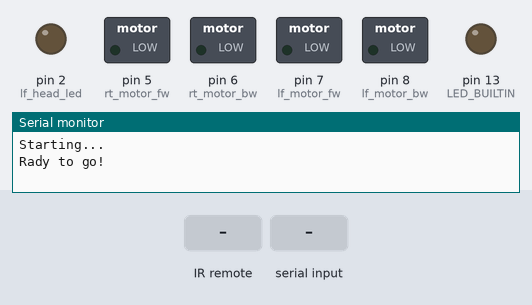
This sketch was run on a simulated Arduino Uno, built with avr-gcc and run on an emulated ATmega328P. Shown: switched loads named in the sketch (green lamp = pin HIGH), output pins drawn as LEDs (lit = HIGH), the last lines printed to the serial monitor. The inputs (shaded band) are chosen by the test bench.

Above: at 1.2 s.
1.3 s: infrared code 0x00FD8877 received
At 1.7 s:
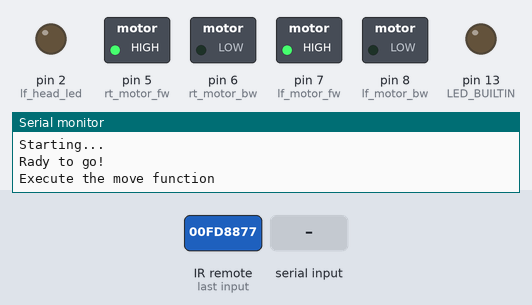
2.8 s: infrared code 0x00FD28D7 received
At 4.0 s:
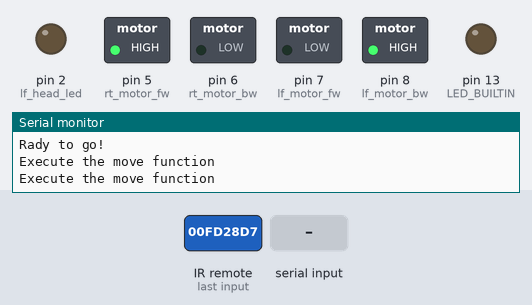
4.3 s: infrared code 0x00FD6897 received
At 5.2 s:
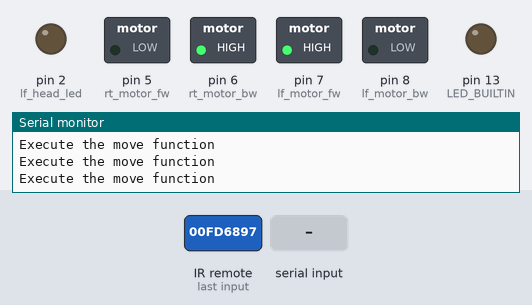
5.8 s: infrared code 0x00FD9867 received
At 6.4 s:
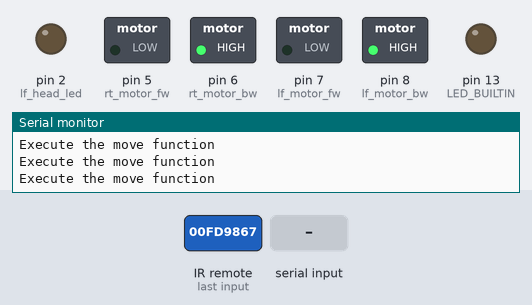
7.3 s: "#" received over Serial
At 8.7 s:
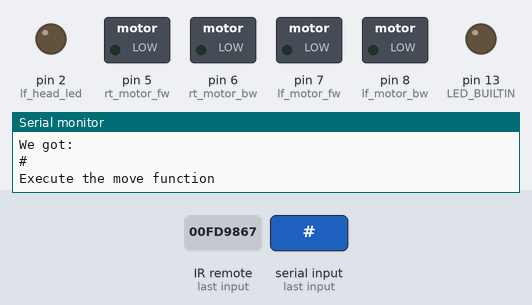
Timing chart, 0 to 9.8 s (numbered marks = the images above; inputs shaded):
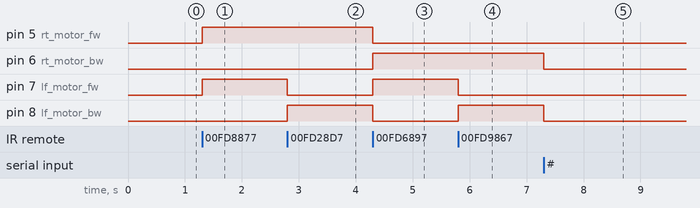

The sketch:

et.ino
```cpp
//
//  The 2WD robot ET.
//  Control via IR and serial port.
//
//===============================================
// Play melody on the buzz
//#include "pitches.h"
#include "songs.h"
// Include IR module from DLLs on PS. Afer import in the code.
#include <IRremote.h>


// IR remote control, get and store results
const int RECV_PIN = 0;

// BUZZER port
const int BUZZER = 1;

// Led light
// Head lights
const int lf_head_led = 2;
const int rt_head_led = 3;

// Motor ports
// After testing, we fount that speed is not relevant. To slow.
// We will always use 1 on the EN
//const int lf_motor_en = 10;
//const int rt_motor_en = 5;

const int lf_motor_fw = 7;
const int lf_motor_bw = 8;
const int rt_motor_fw = 5;
const int rt_motor_bw = 6;

// Ultrasonic ports
//int trig = A0;
//int echo = A1;

// IR sensors, left and right
// const int lf_ir = A5;
// const int rt_ir = A4;

// ===============================================
// Logical golbal variables

// Robot movement
// Current robot speed (left and right)
int LEFT = 0;
int RIGHT = 0;

// Delta robot sppeed (update)
int  dLEFT = 0;
int  dRIGHT = 0;

// A Serial String to hold incoming data
String SERIAL_STRING = "";
// whether the string is complete
bool B_SERIAL_STRING = false;

// Using interlal timer (avoid delay usage)
unsigned long P_MILLIS = 0;

// Melody notes
int notes = 0;
bool MELODY_PlAY = false;
// ===============================================
// IR init on the global level
IRrecv IrReceiver(RECV_PIN);

// ===============================================
// Main move function.
void move(int left, int right){
  // left and right are -9 .. +9
  // calculate it with map from 0..9 to 100..255
  // Check values for the left side
  if(left == 0){
    // left side is stop
    //digitalWrite(lf_motor_en, LOW);
    digitalWrite(lf_motor_fw, LOW);
    digitalWrite(lf_motor_bw, LOW);
    //digitalWrite(lf_led_pair, LOW);
  } else if (left > 0){
    // moving forward on the left side
    digitalWrite(lf_motor_fw, HIGH);
    digitalWrite(lf_motor_bw, LOW);
    //calculate speed forward
    //analogWrite(lf_motor_en, map(left, 1, 9, 100, 255));
    //digitalWrite(lf_led_pair, HIGH);
  } else {
    digitalWrite(lf_motor_fw, LOW);
    digitalWrite(lf_motor_bw, HIGH);
    //calculate speed forward
    //analogWrite(lf_motor_en, map((-1 * left), 1, 9, 100, 255));
    //digitalWrite(lf_led_pair, HIGH);
  }
  // Check values for the right side
  if(right == 0){
    //Left side is stop
    //digitalWrite(rt_motor_en, LOW);
    digitalWrite(rt_motor_fw, LOW);
    digitalWrite(rt_motor_bw, LOW);
    //digitalWrite(rt_led_pair, LOW);
  } else if (right > 0){
    //moving forward on the left side
    digitalWrite(rt_motor_fw, HIGH);
    digitalWrite(rt_motor_bw, LOW);
    //calculate speed forward
    //analogWrite(rt_motor_en, map(right, 1, 9, 100, 255));
    //digitalWrite(rt_led_pair, HIGH);
  } else {
    digitalWrite(rt_motor_fw, LOW);
    digitalWrite(rt_motor_bw, HIGH);
    //calculate speed and set PWM
    //analogWrite(rt_motor_en, map((-1 * right), 1, 9, 100, 255));
    //digitalWrite(rt_led_pair, HIGH);
  }
  //Serial.print("Left speed is: ");
  //Serial.println(left);
  //Serial.print("Right speed is: ");
  //Serial.println(right);
};
// Function to play the song
void play_melody(int melody[], int notes, int BUZZER){
  int tempo = 140;
  int wholenote = (60000 * 4) / tempo;
  int divider = 0, noteDuration = 0;

  const byte speakerPin=9;
  unsigned long lastPeriodStart;
  const int onDuration=1000;
  const int periodDuration=6000;

  for (int thisNote = 0; thisNote < notes * 2; thisNote = thisNote + 2) {
    // calculates the duration of each note
    if(MELODY_PlAY == false){
      return;
    }
    divider = melody[thisNote + 1];
    if (divider > 0) {
      // regular note, just proceed
      noteDuration = (wholenote) / divider;
    } else if (divider < 0) {
      // dotted notes are represented with negative durations!!
      noteDuration = (wholenote) / abs(divider);
      noteDuration *= 1.5; // increases the duration in half for dotted notes
    }
    // we only play the note for 90% of the duration, leaving 10% as a pause
    tone(BUZZER, melody[thisNote], noteDuration * 0.9);
    // Wait for the specief duration before playing the next note.
    //delay(noteDuration);
    if (millis()-lastPeriodStart>=noteDuration) {
      lastPeriodStart+=noteDuration;
      //tone(speakerPin,550, onDuration); // play 550 Hz tone in background for 'onDuration'
    }
    // stop the waveform generation before the next note.
    noTone(BUZZER);
  };
};
// ===============================================
// Initialization
void setup(){
  // Set serial. Use for direct command set and for BLE
  Serial.begin(9600);
  Serial.println("Starting...");
  // Init IR module
  IrReceiver.enableIRIn();  // Start the receiver
  IrReceiver.blink13(true); // Enable feedback LED

  // Initialize motor drive for output mode
  //pinMode(lf_motor_en, OUTPUT);
  //pinMode(rt_motor_en, OUTPUT);

  pinMode(lf_motor_fw, OUTPUT);
  pinMode(lf_motor_bw, OUTPUT);
  pinMode(rt_motor_fw, OUTPUT);
  pinMode(rt_motor_bw, OUTPUT);

  // Set led as output
  pinMode(lf_head_led, OUTPUT);
  pinMode(lf_head_led, OUTPUT);
  pinMode(LED_BUILTIN, OUTPUT);

  // Set buzzer as output
  pinMode(BUZZER, OUTPUT);

  Serial.println("Rady to go!");
}
// Main
void loop(){
  // the interval at which you want to blink the LED.
  unsigned long currentMillis = millis();
  // Check if we have data in the serial
  if(B_SERIAL_STRING){
    //Print data in the screen:
    Serial.println("We got:");
    Serial.println(SERIAL_STRING);
    int sep = SERIAL_STRING.indexOf(',');
    // Save values into temp
    dLEFT = SERIAL_STRING.substring(0, sep).toInt();
    dRIGHT = SERIAL_STRING.substring((sep + 1), (SERIAL_STRING.length() - 1)).toInt();
    // clear the string:
    SERIAL_STRING = "";
    B_SERIAL_STRING = false;
  }
  if(IrReceiver.decode()){
    // Get the value from the IR
    uint32_t tCode = IrReceiver.results.value;
    //Serial.print(tCode, HEX);
    switch(tCode){
      //case 0x00FDB04F:  move(0,0); Serial.println("oo"); break; //   0  beep  OFF/ON
      case 0x00FD8877:  dLEFT = 1; dRIGHT = 1; break;   // up  Advance
      case 0x00FD28D7:  dLEFT = -1; dRIGHT = 1; break;  // <   Turn left
      case 0x00FDA857:  dLEFT = 0; dRIGHT = 0; MELODY_PlAY = false; break;   // ok   Stop
      case 0x00FD6897:  dLEFT = 1; dRIGHT = -1; break;  // >   Turn right
      case 0x00FD9867:  dLEFT = -1; dRIGHT = -1; break; // dw  Back
      // Melody play functions
      // remote control 1
      case 0x00FD00FF:
        notes = sizeof(happy_birthday_to_you) / sizeof(happy_birthday_to_you[0]) / 2;
        MELODY_PlAY = true;
        break;
      //case 0x00FD00FF: melody_to_play = 1; break;
      // remote control 2
      //case 0x00FD807F: melody_to_play = 2; break;
      //case 0x00FD807F: notes = sizeof(we_wish_you_a_merry_christmas) / sizeof(we_wish_you_a_merry_christmas[0]) / 2; play_melody(we_wish_you_a_merry_christmas, notes, BUZZER); break;
      //case 0x00FD40BF: g_AllState = 1; g_modeSelect = 1;  ModeBEEP(g_modeSelect); break; //3   line walking mode  3
      //case 0x00FD20DF: g_AllState = 1; g_modeSelect = 3;  ModeBEEP(g_modeSelect); break; //4   tacking mode  4
      default: Serial.println(tCode, HEX); break;
    }
    // Receive the next value
    IrReceiver.resume();
  }

  // move or not
  if(LEFT != dLEFT || RIGHT != dRIGHT){
    // Move motion values are not same. Correction.
    Serial.println("Execute the move function");
    move(dLEFT, dRIGHT);
    // Set current values in global
    LEFT = dLEFT;
    RIGHT = dRIGHT;
  }

  if(MELODY_PlAY){
    play_melody(happy_birthday_to_you, notes, BUZZER);
  }
  // only if robot moving
  if(LEFT != 0 || RIGHT != 0){
    //calculate duration in miliseconds
    //find max of abs values form current speed
    int duration = map((max(abs(LEFT), abs(LEFT))), 1, 9, 200, 20);
    int distance = map((max(abs(LEFT), abs(LEFT))), 1, 9, 10, 35);
    //Launch every 100ms
    if((currentMillis - P_MILLIS) >= duration){
      //Serial.println("Duration is ");
      //Serial.println(duration);
      //Serial.println("Max distance is ");
      //Serial.println(distance);
      P_MILLIS = currentMillis;
      // Code Execution
      //int dst = distance_test();
      int dst = 1000;
      //Less than 15cm
      if(dst < distance){
        dLEFT = 0;
        dRIGHT = 0;
        move(dLEFT, dRIGHT);
        LEFT = dLEFT;
        RIGHT = dRIGHT;
        Serial.println("Emergency stop at ");
        Serial.println(dst);
      } else {
        //Serial.print(dst);
        //Serial.println("cm");
      }
    }
  }
}
// Run each time after loop
// If loop has delay - it mpact on the responce
void serialEvent(){
  while(Serial.available()){
    // get the new byte:
    char inChar = (char)Serial.read();
    // Add it to the global SERIAL_STRING:
    SERIAL_STRING += inChar;
    //If it is the last symbol - set true. Clean in the next cycle
    if(inChar == '#'){
      B_SERIAL_STRING = true;
    }
  }
}
```

songs.h
```cpp
/*************************************************
 * Songs from robot
 https://github.com/robsoncouto/arduino-songs
 https://dragaosemchama.com/en/2019/02/songs-for-arduino/
 *************************************************/
// Notes
#define NOTE_B0  31
#define NOTE_C1  33
#define NOTE_CS1 35
#define NOTE_D1  37
#define NOTE_DS1 39
#define NOTE_E1  41
#define NOTE_F1  44
#define NOTE_FS1 46
#define NOTE_G1  49
#define NOTE_GS1 52
#define NOTE_A1  55
#define NOTE_AS1 58
#define NOTE_B1  62
#define NOTE_C2  65
#define NOTE_CS2 69
#define NOTE_D2  73
#define NOTE_DS2 78
#define NOTE_E2  82
#define NOTE_F2  87
#define NOTE_FS2 93
#define NOTE_G2  98
#define NOTE_GS2 104
#define NOTE_A2  110
#define NOTE_AS2 117
#define NOTE_B2  123
#define NOTE_C3  131
#define NOTE_CS3 139
#define NOTE_D3  147
#define NOTE_DS3 156
#define NOTE_E3  165
#define NOTE_F3  175
#define NOTE_FS3 185
#define NOTE_G3  196
#define NOTE_GS3 208
#define NOTE_A3  220
#define NOTE_AS3 233
#define NOTE_B3  247
#define NOTE_C4  262
#define NOTE_CS4 277
#define NOTE_D4  294
#define NOTE_DS4 311
#define NOTE_E4  330
#define NOTE_F4  349
#define NOTE_FS4 370
#define NOTE_G4  392
#define NOTE_GS4 415
#define NOTE_A4  440
#define NOTE_AS4 466
#define NOTE_B4  494
#define NOTE_C5  523
#define NOTE_CS5 554
#define NOTE_D5  587
#define NOTE_DS5 622
#define NOTE_E5  659
#define NOTE_F5  698
#define NOTE_FS5 740
#define NOTE_G5  784
#define NOTE_GS5 831
#define NOTE_A5  880
#define NOTE_AS5 932
#define NOTE_B5  988
#define NOTE_C6  1047
#define NOTE_CS6 1109
#define NOTE_D6  1175
#define NOTE_DS6 1245
#define NOTE_E6  1319
#define NOTE_F6  1397
#define NOTE_FS6 1480
#define NOTE_G6  1568
#define NOTE_GS6 1661
#define NOTE_A6  1760
#define NOTE_AS6 1865
#define NOTE_B6  1976
#define NOTE_C7  2093
#define NOTE_CS7 2217
#define NOTE_D7  2349
#define NOTE_DS7 2489
#define NOTE_E7  2637
#define NOTE_F7  2794
#define NOTE_FS7 2960
#define NOTE_G7  3136
#define NOTE_GS7 3322
#define NOTE_A7  3520
#define NOTE_AS7 3729
#define NOTE_B7  3951
#define NOTE_C8  4186
#define NOTE_CS8 4435
#define NOTE_D8  4699
#define NOTE_DS8 4978
#define REST      0

// Songs library
int we_wish_you_a_merry_christmas[] = {
  // We Wish You a Merry Christmas
  // Score available at https://musescore.com/user/6208766/scores/1497501

  NOTE_C5,4, //1
  NOTE_F5,4, NOTE_F5,8, NOTE_G5,8, NOTE_F5,8, NOTE_E5,8,
  NOTE_D5,4, NOTE_D5,4, NOTE_D5,4,
  NOTE_G5,4, NOTE_G5,8, NOTE_A5,8, NOTE_G5,8, NOTE_F5,8,
  NOTE_E5,4, NOTE_C5,4, NOTE_C5,4,
  NOTE_A5,4, NOTE_A5,8, NOTE_AS5,8, NOTE_A5,8, NOTE_G5,8,
  NOTE_F5,4, NOTE_D5,4, NOTE_C5,8, NOTE_C5,8,
  NOTE_D5,4, NOTE_G5,4, NOTE_E5,4,

  NOTE_F5,2, NOTE_C5,4, //8
  NOTE_F5,4, NOTE_F5,8, NOTE_G5,8, NOTE_F5,8, NOTE_E5,8,
  NOTE_D5,4, NOTE_D5,4, NOTE_D5,4,
  NOTE_G5,4, NOTE_G5,8, NOTE_A5,8, NOTE_G5,8, NOTE_F5,8,
  NOTE_E5,4, NOTE_C5,4, NOTE_C5,4,
  NOTE_A5,4, NOTE_A5,8, NOTE_AS5,8, NOTE_A5,8, NOTE_G5,8,
  NOTE_F5,4, NOTE_D5,4, NOTE_C5,8, NOTE_C5,8,
  NOTE_D5,4, NOTE_G5,4, NOTE_E5,4,
  NOTE_F5,2, NOTE_C5,4,

  NOTE_F5,4, NOTE_F5,4, NOTE_F5,4,//17
  NOTE_E5,2, NOTE_E5,4,
  NOTE_F5,4, NOTE_E5,4, NOTE_D5,4,
  NOTE_C5,2, NOTE_A5,4,
  NOTE_AS5,4, NOTE_A5,4, NOTE_G5,4,
  NOTE_C6,4, NOTE_C5,4, NOTE_C5,8, NOTE_C5,8,
  NOTE_D5,4, NOTE_G5,4, NOTE_E5,4,
  NOTE_F5,2, NOTE_C5,4,
  NOTE_F5,4, NOTE_F5,8, NOTE_G5,8, NOTE_F5,8, NOTE_E5,8,
  NOTE_D5,4, NOTE_D5,4, NOTE_D5,4,

  NOTE_G5,4, NOTE_G5,8, NOTE_A5,8, NOTE_G5,8, NOTE_F5,8, //27
  NOTE_E5,4, NOTE_C5,4, NOTE_C5,4,
  NOTE_A5,4, NOTE_A5,8, NOTE_AS5,8, NOTE_A5,8, NOTE_G5,8,
  NOTE_F5,4, NOTE_D5,4, NOTE_C5,8, NOTE_C5,8,
  NOTE_D5,4, NOTE_G5,4, NOTE_E5,4,
  NOTE_F5,2, NOTE_C5,4,
  NOTE_F5,4, NOTE_F5,4, NOTE_F5,4,
  NOTE_E5,2, NOTE_E5,4,
  NOTE_F5,4, NOTE_E5,4, NOTE_D5,4,

  NOTE_C5,2, NOTE_A5,4,//36
  NOTE_AS5,4, NOTE_A5,4, NOTE_G5,4,
  NOTE_C6,4, NOTE_C5,4, NOTE_C5,8, NOTE_C5,8,
  NOTE_D5,4, NOTE_G5,4, NOTE_E5,4,
  NOTE_F5,2, NOTE_C5,4,
  NOTE_F5,4, NOTE_F5,8, NOTE_G5,8, NOTE_F5,8, NOTE_E5,8,
  NOTE_D5,4, NOTE_D5,4, NOTE_D5,4,
  NOTE_G5,4, NOTE_G5,8, NOTE_A5,8, NOTE_G5,8, NOTE_F5,8,
  NOTE_E5,4, NOTE_C5,4, NOTE_C5,4,

  NOTE_A5,4, NOTE_A5,8, NOTE_AS5,8, NOTE_A5,8, NOTE_G5,8,//45
  NOTE_F5,4, NOTE_D5,4, NOTE_C5,8, NOTE_C5,8,
  NOTE_D5,4, NOTE_G5,4, NOTE_E5,4,
  NOTE_F5,2, NOTE_C5,4,
  NOTE_F5,4, NOTE_F5,8, NOTE_G5,8, NOTE_F5,8, NOTE_E5,8,
  NOTE_D5,4, NOTE_D5,4, NOTE_D5,4,
  NOTE_G5,4, NOTE_G5,8, NOTE_A5,8, NOTE_G5,8, NOTE_F5,8,
  NOTE_E5,4, NOTE_C5,4, NOTE_C5,4,

  NOTE_A5,4, NOTE_A5,8, NOTE_AS5,8, NOTE_A5,8, NOTE_G5,8, //53
  NOTE_F5,4, NOTE_D5,4, NOTE_C5,8, NOTE_C5,8,
  NOTE_D5,4, NOTE_G5,4, NOTE_E5,4,
  NOTE_F5,2, REST,4
};
int happy_birthday_to_you[] = {
  // Happy Birthday
  // Score available at https://musescore.com/user/8221/scores/26906

  NOTE_C4,4, NOTE_C4,8,
  NOTE_D4,-4, NOTE_C4,-4, NOTE_F4,-4,
  NOTE_E4,-2, NOTE_C4,4, NOTE_C4,8,
  NOTE_D4,-4, NOTE_C4,-4, NOTE_G4,-4,
  NOTE_F4,-2, NOTE_C4,4, NOTE_C4,8,

  NOTE_C5,-4, NOTE_A4,-4, NOTE_F4,-4,
  NOTE_E4,-4, NOTE_D4,-4, NOTE_AS4,4, NOTE_AS4,8,
  NOTE_A4,-4, NOTE_F4,-4, NOTE_G4,-4,
  NOTE_F4,-2
};
```

Measured:
- after the input at 1.3 s, pin 5 (rt_motor_fw), pin 7 (lf_motor_fw): LOW → HIGH at once
- after the input at 2.8 s, pin 7 (lf_motor_fw): HIGH → LOW at once; pin 8 (lf_motor_bw): LOW → HIGH at once
- after the input at 4.3 s, pin 5 (rt_motor_fw), pin 8 (lf_motor_bw): HIGH → LOW at once; pin 6 (rt_motor_bw), pin 7 (lf_motor_fw): LOW → HIGH at once
- after the input at 5.8 s, pin 7 (lf_motor_fw): HIGH → LOW at once; pin 8 (lf_motor_bw): LOW → HIGH at once
- after the input at 7.3 s, pin 6 (rt_motor_bw), pin 8 (lf_motor_bw): HIGH → LOW at once
